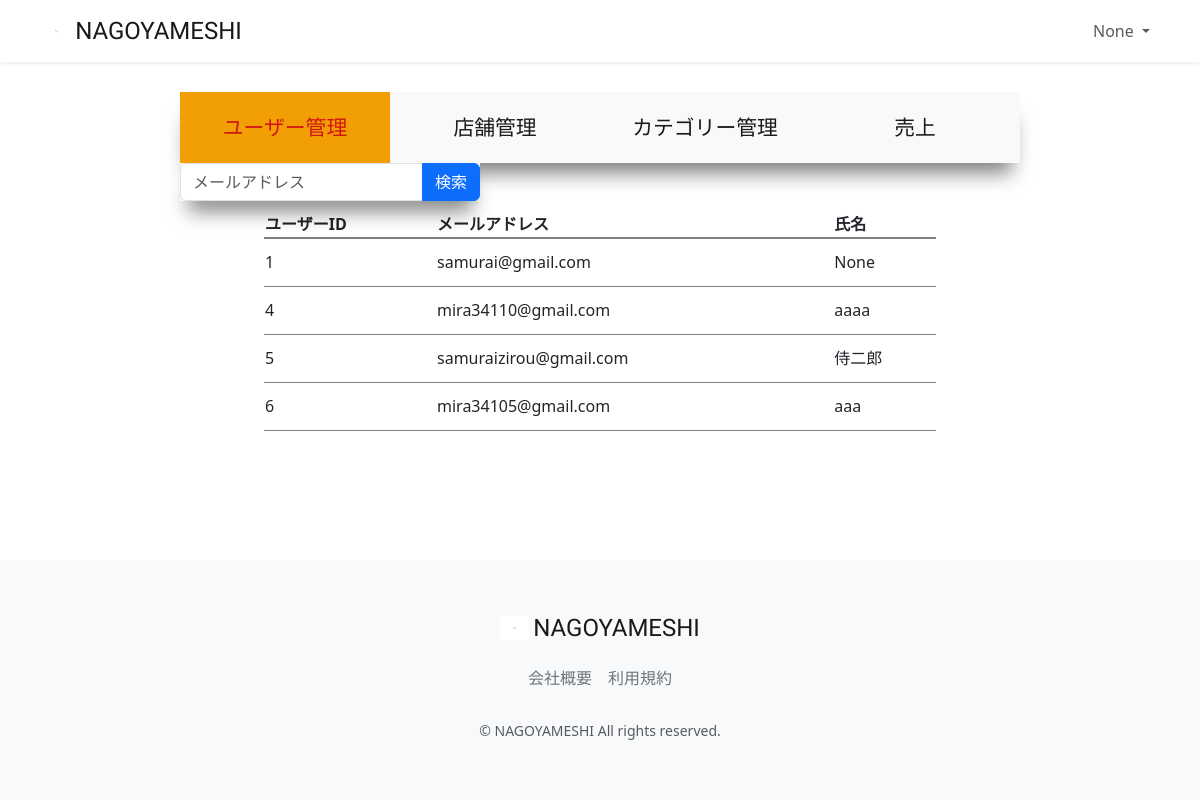
The app's page /accounts/management/user-list (signed in) with its own data.
### accounts/models.py (models this page shows, shortened)
class CustomUser(AbstractUser):
    user_name = models.CharField(max_length=128, null=True, blank=True, verbose_name='ユーザー名前')
    hurigana = models.CharField(max_length=128, null=True, blank=True, verbose_name='フリガナ')
    zip_code = models.CharField(max_length=16, null=True, blank=True, verbose_name='郵便番号')
    address = models.CharField(max_length=255, null=True, blank=True, verbose_name='住所')
    phone_number = models.CharField(max_length=20, null=True, blank=True, verbose_name='電話番号')
    birthday = models.CharField(max_length=20, null=True, blank=True, verbose_name='誕生日')
    job = models.CharField(max_length=255, null=True, blank=True, verbose_name='職業')
    is_subscribed = models.BooleanField(default=False, verbose_name='有料会員')
    card_name = models.CharField(max_length=128, null=True, blank=True, verbose_name='カード名義')
    card_number = models.CharField(max_length=128, null=True, blank=True, verbose_name='カード番号')
    class Meta:
        verbose_name_plural = 'CustomUser'

### accounts/views.py (the view)
# urls.py: path("management/user-list",views.ManagementUserListView.as_view(), name="user_list"),
class ManagementUserListView(onlyManagementUserMixin, generic.ListView):
    template_name = "management/user_list.html"
    model = models.CustomUser
    def get_context_data(self, **kwargs):
        context = super().get_context_data(**kwargs)
        context["selected"] = "user"
        if "email" in self.request.GET:
            email = self.request.GET.get('email')
            user_list = models.CustomUser.objects.filter(
               email__icontains=email
            ).all()
        else:
            user_list = models.CustomUser.objects.all()
        context["object_list"] = user_list
        return context

### accounts/mixins.py (called while the page is built)
    def test_func(self):
        user = self.request.user
        return user.is_staff

### accounts/templates/management/user_list.html (shortened to what this page needs)
{% extends "management/manage_base.html" %}
{% load static %}
{% block sub_content %}
<form method="GET" class="user-search-box">
  <div class="input-group">
      <input type="text" class="form-control" placeholder="メールアドレス" name="email">
      <button type="submit" class="btn btn-primary text-white shadow-sm">検索</button>
  </div>
</form>
  <table class="manage_list">
    <thead>
      <th>ユーザーID</th>
      <th>メールアドレス</th>
      <th>氏名</th>
    </thead>
    <tbody>
      {% for user in object_list %}
        <tr onclick="location.href='{% url 'user_list_update' pk=user.pk %}'">
            <td >{{ user.pk }}</td>
            <td>{{ user.email }}</td>
            <td>{{ user.user_name }}</td>
        </tr>
      {% endfor %}
    </tbody>
  </table>
{% endblock %}

### restaurant/templates/layout/base.html (shortened to what this page needs)
{% load static %}
<!DOCTYPE html>
<html lang="ja">
<head>
    <link href="https://cdn.jsdelivr.net/npm/bootstrap@5.3.3/dist/css/bootstrap.min.css" rel="stylesheet"
>
    <link href="{% static 'css/nagoyameshi.css' %}" rel="stylesheet">
</head>
<body>
<div id="app" class="wrapper">
    <nav class="navbar navbar-expand-md navbar-light bg-white shadow-sm">
        <div class="container nagoyameshi-container">
            <a class="navbar-brand app-name" href="{% url 'top_page' %}">
                <div class="d-flex align-items-center">
                    <img class="nagoyameshi-logo me-1" src="{% static 'images/logo/logo.svg' %}" alt="nagoyameshi">
                    NAGOYAMESHI
                </div>
            </a>
            <div class="collapse navbar-collapse" id="navbarSupportedContent">
                <ul class="navbar-nav ms-auto">
                    {% if user.is_subscribed %}
                        <li class="nav-item dropdown">
                            <a id="navbarDropdown" class="nav-link dropdown-toggle" href="#" role="button"
                               data-bs-toggle="dropdown" aria-haspopup="true" aria-expanded="false" v-pre>
                                {{ user.user_name }}
                            </a>
                        </li>
                    {% endif %}
                </ul>
            </div>
        </div>
    </nav>
    {% block content %}{% endblock %}
    <footer class="bg-light">
        <div class="d-flex justify-content-center footer-logo">
            <a class="navbar-brand app-name" href="{% url 'top_page' %}">
                <div class="d-flex align-items-center">
                    <img class="nagoyameshi-logo me-1" src="{% static 'images/logo/logo.svg' %}" alt="nagoyameshi">
                    NAGOYAMESHI
                </div>
            </a>
        </div>
        <div class="d-flex justify-content-center footer-link">
            <a href="{% url 'company_page' %}" class="link-secondary me-3">会社概要</a>
            <a href="{% url 'terms_page' %}" class="link-secondary">利用規約</a>
        </div>
        <p class="text-center text-muted small mb-0">&copy; NAGOYAMESHI All rights reserved.</p>
    </footer>
</div>
</body>
</html>

### static/css/nagoyameshi.css (style rules this page uses)
.wrapper { min-height: 100vh; position: relative; padding-bottom: 240px; box-sizing: border-box; }
.nagoyameshi-logo { height: 24px; }
.app-name { font-family: 'Carter One', cursive; font-size: 24px; color: #191919; }
footer { width: 100%; height: 240px; position: absolute; bottom: 0; padding: 50px 15px; }
.footer-logo { margin-bottom: 20px; }
.footer-link { margin-bottom: 30px; }
.user-search-box { max-width: 300px; }
a { text-decoration: none !important; }
.manage_main div { display: flex; justify-content: space-between; box-shadow: 0px 18px 20px -8px rgba(0, 0, 0, 0.5); background-color: rgb(249, 249, 249); }
.manage_list { width: 80%; margin: 10px auto; }
.manage_list thead { border-bottom: 2px solid rgba(0, 0, 0, 0.5); }
.manage_list tbody tr { border-bottom: 1px solid rgba(0, 0, 0, 0.5); height: 3em; }

### records on screen
CustomUser: user_name "None", pk "1", email "samurai@gmail.com"
CustomUser: pk "4", email "mira34110@gmail.com", user_name "aaaa"
CustomUser: pk "5", email "samuraizirou@gmail.com", user_name "侍二郎"
CustomUser: pk "6", email "mira34105@gmail.com", user_name "aaa"
